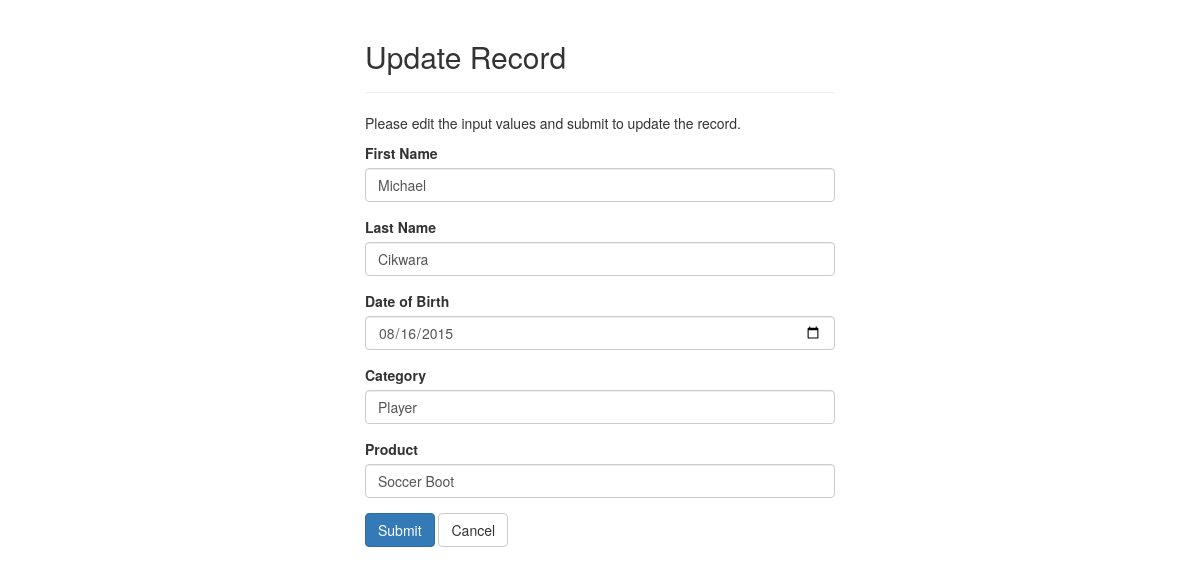
The page /update.php?id=3 on the database its author committed.
### tables this page shows
CREATE TABLE `dtleads` (
  `id` int(11) NOT NULL,
  `firstname` varchar(100) NOT NULL,
  `lastname` varchar(100) NOT NULL,
  `DOB` date NOT NULL,
  `category` varchar(50) NOT NULL,
  `product` varchar(100) NOT NULL
);

### update.php (the view, shortened to what this page needs)
<?php
require_once "config.php";
$first = $last = $dob = $category = $product = "";
$first_err = $last_err = $dob_err = $category_err = $product_err = "";
if(isset($_POST["id"]) && !empty($_POST["id"])){
    $id = $_POST["id"];
    $input_first = trim($_POST["first"]);
    if(empty($input_first)){
        $first_err = "Please enter a name.";
    } elseif(!filter_var($input_first, FILTER_VALIDATE_REGEXP, array("options"=>array("regexp"=>"/^[a-zA-Z\s]+$/")))){
        $first_err = "Please enter a valid name.";
    } else{
        $first = $input_first;
    }
    $input_last = trim($_POST["last"]);
    if(empty($input_last)){
        $last_err = "Please enter a name.";
    } elseif(!filter_var($input_last, FILTER_VALIDATE_REGEXP, array("options"=>array("regexp"=>"/^[a-zA-Z\s]+$/")))){
        $last_err = "Please enter a valid name.";
    } else{
        $last = $input_last;
    }
    $input_dob = trim($_POST["dob"]);
    if(empty($input_dob)){
        $dob_err = "Please enter an address.";
    } else{
        $dob = $input_dob;
    }
    $input_category = trim($_POST["category"]);
    if(empty($input_category)){
        $category_err = "Please enter the salary amount.";
    } else{
        $category = $input_category;
    }
    $input_product = trim($_POST["product"]);
    if(empty($input_product)){
        $product_err = "Please enter the salary amount.";
    } else{
        $product = $input_product;
    }
    if(empty($first_err) && empty($last_err) && empty($dob_err) && empty($category_err) && empty($product_err)){
        $sql = "UPDATE dtleads SET firstname=:first, lastname=:last, DOB=:dob, category=:category, product=:product WHERE id=:id";
        if($stmt = $pdo->prepare($sql)){
            $stmt->bindParam(":first", $param_first);
            $stmt->bindParam(":last", $param_last);
            $stmt->bindParam(":dob", $param_dob);
            $stmt->bindParam(":category", $param_category);
            $stmt->bindParam(":product", $param_product);
            $stmt->bindParam(":id", $param_id);
            $param_first = $first;
            $param_last = $last;
            $param_dob = $dob;
            $param_category = $category;
            $param_product = $product;
            $param_id = $id;
            if($stmt->execute()){
                header("location: index.php");
                exit();
            } else{
                echo "Something went wrong. Please try again later.";
            }
        }
        unset($stmt);
    }
    unset($pdo);
} else{
    if(isset($_GET["id"]) && !empty(trim($_GET["id"]))){
        $sql = "SELECT * FROM dtleads WHERE id = :id";
        if($stmt = $pdo->prepare($sql)){
            $stmt->bindParam(":id", $param_id);
            if($stmt->execute()){
                if($stmt->rowCount() == 1){
                    $row = $stmt->fetch(PDO::FETCH_ASSOC);
                    $first = $row["firstname"];
                    $last = $row["lastname"];
                    $dob = $row["DOB"];
                    $category = $row["category"];
                    $product = $row["product"];
                } else{
                    header("location: error.php");
                    exit();
                }
            } else{
                echo "Oops! Something went wrong. Please try again later.";
            }
        }
    }  else{
        header("location: error.php");
        exit();
    }
}
?>
<!DOCTYPE html>
<html lang="en">
<head>
    <link rel="stylesheet" href="https://maxcdn.bootstrapcdn.com/bootstrap/3.3.7/css/bootstrap.css">
</head>
<body>
    <div class="wrapper">
        <div class="container-fluid">
            <div class="row">
                <div class="col-md-12">
                    <div class="page-header">
                        <h2>Update Record</h2>
                    </div>
                    <p>Please edit the input values and submit to update the record.</p>
                    <form action="<?php echo htmlspecialchars(basename($_SERVER['REQUEST_URI'])); ?>" method="post">
                        <div class="form-group <?php echo (!empty($first_err)) ? 'has-error' : ''; ?>">
                            <label>First Name</label>
                            <input type="text" name="first" class="form-control" value="<?php echo $first; ?>">
                        </div>
                        <div class="form-group <?php echo (!empty($last_err)) ? 'has-error' : ''; ?>">
                            <label>Last Name</label>
                            <input type="text" name="last" class="form-control" value="<?php echo $last; ?>">
                        </div>
                        <div class="form-group <?php echo (!empty($dob_err)) ? 'has-error' : ''; ?>">
                            <label>Date of Birth</label>
                            <input type="date" name="dob" class="form-control" value="<?php echo $dob; ?>">
                        </div>
                        <div class="form-group <?php echo (!empty($category_err)) ? 'has-error' : ''; ?>">
                            <label>Category</label>
                            <input type="text" name="category" class="form-control" value="<?php echo $category; ?>">
                        </div>
                        <div class="form-group <?php echo (!empty($product_err)) ? 'has-error' : ''; ?>">
                            <label>Product</label>
                            <input type="text" name="product" class="form-control" value="<?php echo $product; ?>">
                        </div>
                        <input type="submit" class="btn btn-primary" value="Submit">
                        <a href="index.php" class="btn btn-default">Cancel</a>
                    </form>
                </div>
            </div>
        </div>
    </div>
</body>
</html>

### update.php (style rules this page uses)
.wrapper { width: 500px; margin: 0 auto; }

### rows shown on the page
dtleads: first "Michael", last "Cikwara", dob "08/16/2015", category "Player", product "Soccer Boot"
